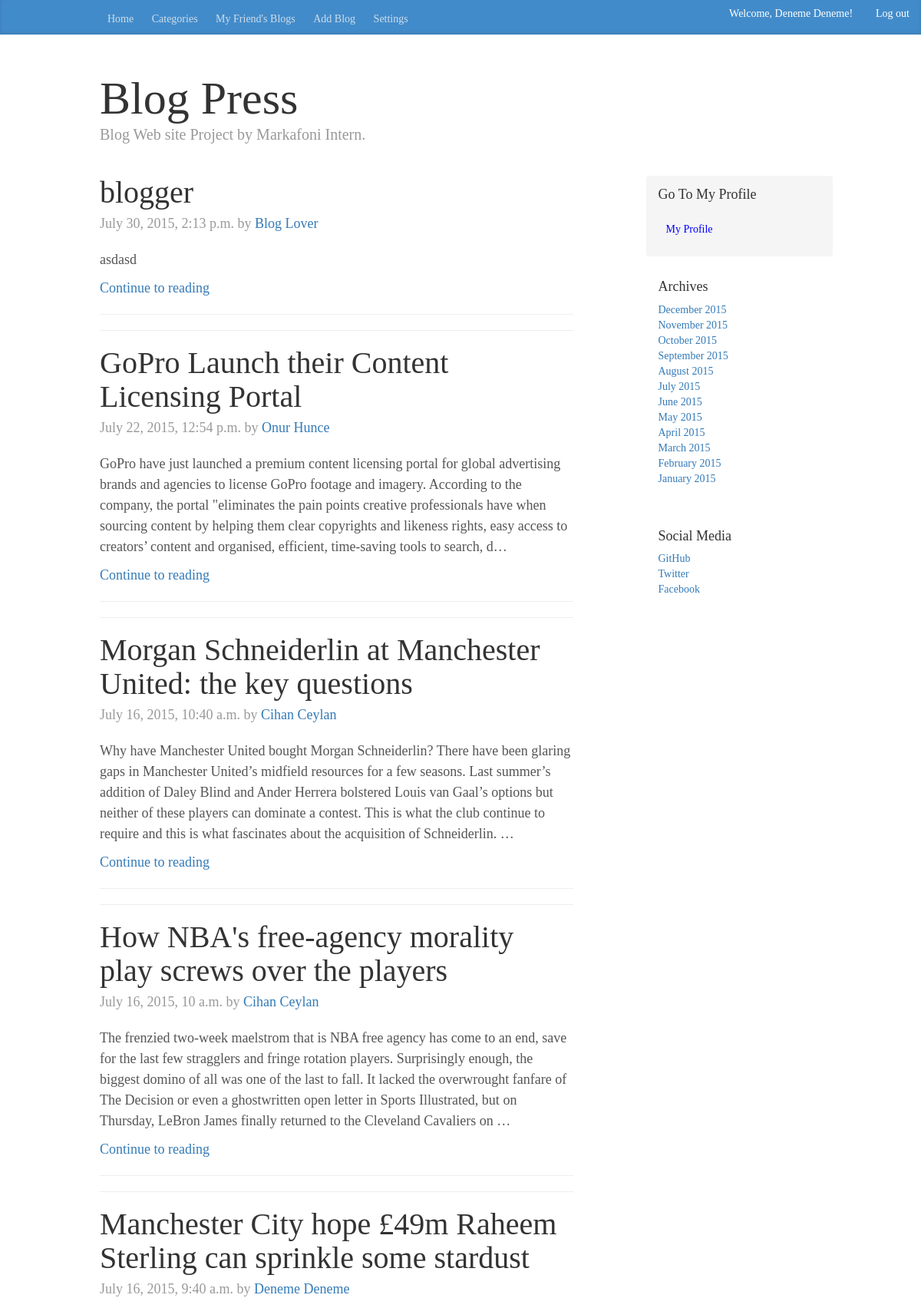
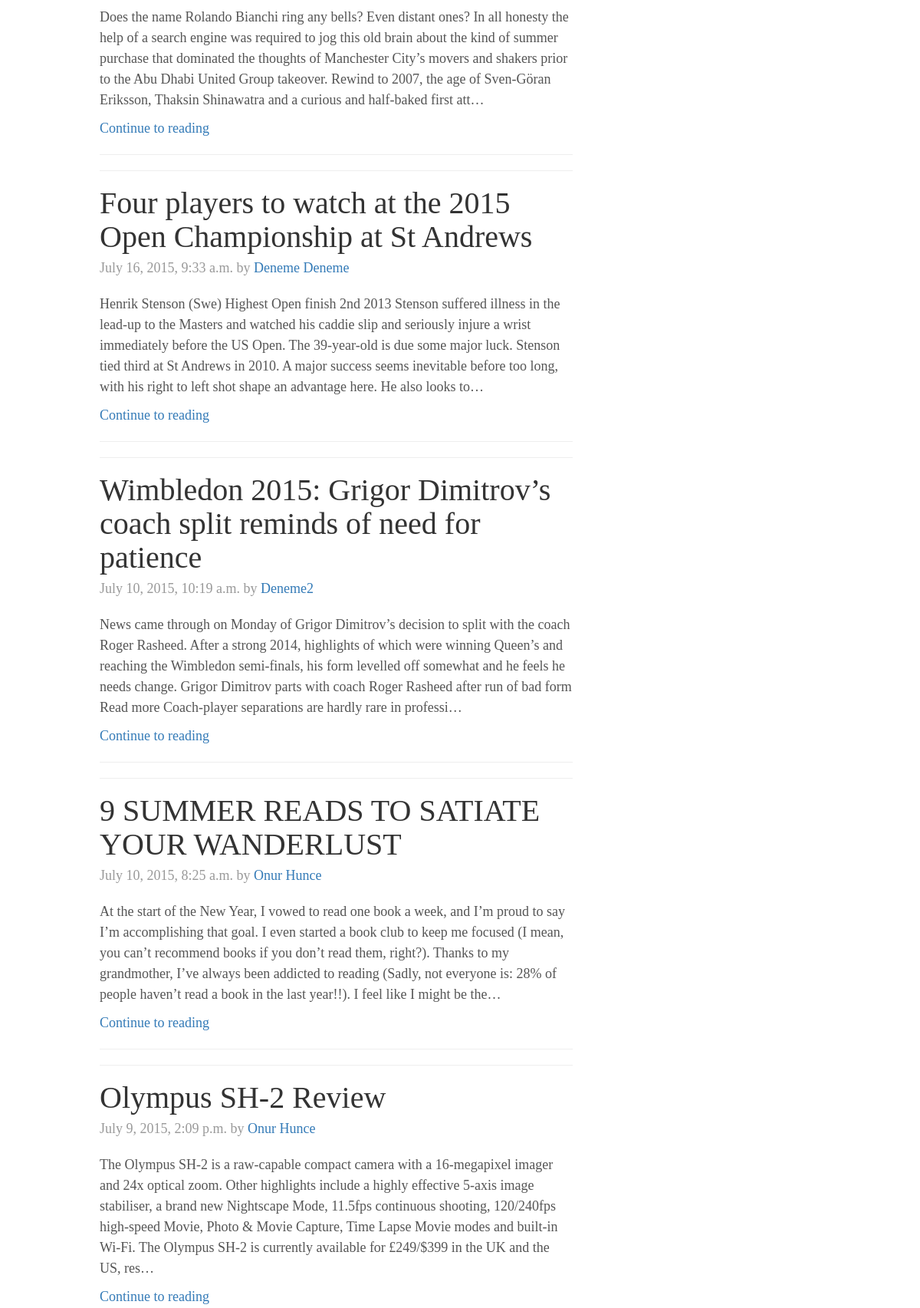
Screenshot of / (signed in, upper part) with the database file from the repository (2 pictures, top to bottom).
### BlogApp/models.py (models this page shows, shortened)
class UserProfile(models.Model):
    user = models.OneToOneField(User, unique=True)
    full_name = models.CharField(max_length=200)
    age = models.IntegerField(blank=True)
    location = models.CharField(max_length=300)
    slug_name = models.SlugField(blank=True)
    profile_pic = StdImageField(
        upload_to='images/profile', blank=True, variations={'thumbnail': (450, 300)})
    def __unicode__(self):
        return self.full_name

class Blog(models.Model):
    category_choices = (
        ('Music', 'Music'),
        ('Sport', 'Sport'),
        ('Fashion', 'Fashion'),
        ('Travel', 'Travel'),
        ('Cinema', 'Cinema'),
        ('Photography', 'Photography'),
        ('Food', 'Food'),
        ('Technology', 'Technology'),
        ('Health', 'Health'),
        ('Education', 'Education'),
        ('Politics', 'Politics'),
        ('Other', 'Other'),
    )
    title = models.CharField(max_length=100)
    body = models.TextField(max_length=2000)
    category = models.CharField(
        max_length=11, choices=category_choices, blank=True)
    publish_date = models.DateTimeField(
        'date published', default=datetime.datetime.now, blank=True,
        null=True)
    owner = models.ForeignKey(UserProfile)
    image = StdImageField(
        upload_to='images/', blank=True, null=True, variations={'thumbnail': (
        750, 400)})
    @staticmethod
    def get_all_blogs():
        return Blog.objects.order_by('-publish_date').select_related('owner')

### BlogApp/views.py (the view)
# urls.py: url(r'^$', views.index_page_with_all_posts, name="index"),
def index_page_with_all_posts(request):
    all_blogs = Blog.get_all_blogs()
    if request.user.is_authenticated():
        current_user = UserProfile.objects.get(user=request.user)
        return render(request, "BlogApp/index.html", {"all_blogs": all_blogs,
                                                      "username":
                                                          current_user})
    return render(request, "BlogApp/index.html", {"all_blogs": all_blogs})

### BlogApp/templatetags/blog_tags.py (called while the page is built)
@register.inclusion_tag("BlogApp/main.html")
def main():
	return {}

### BlogApp/templates/BlogApp/index.html (shortened to what this page needs)
<!DOCTYPE html>
<html>
<head>
</head>
  <body>
   {% load blog_tags %}
   {% if user.is_authenticated%}
    <a class="navbar-form navbar-right" href="/accounts/logout" style="color:white; padding-right:30px" class="button"> Log out </a>
    {%if username%}
    <p class="navbar-form navbar-right" style="color:white"> Welcome, {{username}}! </p>
{%endif%}
    {%endif%}
           {%main%}
    <div class="container">
      <div class="blog-header">
        <h1 class="blog-title">Blog Press</h1>
        <p class="lead blog-description">Blog Web site Project by Markafoni Intern.</p>
      </div>
      <div class="row">
        <div class="col-sm-8 blog-main">
          <div class="blog-post">
            {% for blogs in all_blogs %}
              <h2 class="blog-post-title">{{blogs.title}} </h2>
                <p class="blog-post-meta">{{blogs.publish_date}} by
                    <a href="/user/{{blogs.owner.slug_name}}/">{{blogs.owner}}</a>
                </p>
                <p>
                    {{blogs.body|truncatechars:400}}
                </p>
            <p>
              <a href="/blog/{{blogs.id}}"> Continue to reading </a>
            </p>
              <hr>
              <hr>
            {% endfor %}
          </div>
        </div>
        <div class="col-sm-3 col-sm-offset-1 blog-sidebar">
          <div class="sidebar-module sidebar-module-inset">
           {%if user.is_authenticated %}
            <h4>Go To My Profile</h4>
            <a class="blog-nav-item" style="color:blue" href="/user/{{username.slug_name}}">My Profile</a>
          </div>
           {%endif%}
          <div class="sidebar-module">
            <h4>Archives</h4>
            <ol class="list-unstyled">
              <li><a href="/2015/12">December 2015</a></li>
              <li><a href="/2015/11">November 2015</a></li>
              <li><a href="/2015/10">October 2015</a></li>
              <li><a href="/2015/9">September 2015</a></li>
              <li><a href="/2015/8">August 2015</a></li>
              <li><a href="/2015/7">July 2015</a></li>
              <li><a href="/2015/6">June 2015</a></li>
              <li><a href="/2015/5">May 2015</a></li>
              <li><a href="/2015/4">April 2015</a></li>
              <li><a href="/2015/3">March 2015</a></li>
              <li><a href="/2015/2">February 2015</a></li>
              <li><a href="/2015/1">January 2015</a></li>
            </ol>
          </div>
          <div class="sidebar-module">
            <h4>Social Media</h4>
            <ol class="list-unstyled">
              <li><a href="https://github.com/">GitHub</a></li>
              <li><a href="https://twitter.com/">Twitter</a></li>
              <li><a href="https://www.facebook.com/">Facebook</a></li>
            </ol>
          </div>
        </div>
      </div>
    </div>
  </body>
</html>

### BlogApp/static/BlogApp/css/blog.css (style rules this page uses)
body { font-family: Georgia, "Times New Roman", Times, serif; color: #555; }
h1, .h1, h2, .h2, h3, .h3, h4, .h4, h5, .h5, h6, .h6 { margin-top: 0; font-weight: normal; color: #333; }
@media (min-width: 1200px) { .container { width: 970px; } }
.blog-nav-item { position: relative; display: inline-block; padding: 10px; margin-top: 5px; font-weight: 500; color: #cdddeb; }
.blog-header { padding-top: 20px; padding-bottom: 20px; }
.blog-title { margin-top: 30px; margin-bottom: 0; font-size: 60px; font-weight: normal; }
.blog-description { font-size: 20px; color: #999; }
.blog-main { font-size: 18px; line-height: 1.5; }
.sidebar-module { padding: 15px; margin: 0 -15px 15px; }
.sidebar-module-inset { padding: 15px; background-color: #f5f5f5; border-radius: 4px; }
.blog-post { margin-bottom: 60px; }
.blog-post-title { margin-bottom: 5px; font-size: 40px; }
.blog-post-meta { margin-bottom: 20px; color: #999; }

### rows the page displays
UserProfile: full_name "Deneme Deneme"
Blog: title "blogger", publish_date "July 30, 2015, 2:13 p.m.", owner "Blog Lover", body "asdasd"
Blog: title "GoPro Launch their Content Licensing Portal", publish_date "July 22, 2015, 12:54 p.m.", owner "Onur Hunce", body "GoPro have just launched a premium content licensing portal for global advertising brands and agencies to license GoPro footage and imagery. According to the company, the portal \"eliminates the pain points creative professionals have when sourcing content by helping them clear copyrights and likeness rights, easy access to creators’ content and organised, efficient, time-saving tools to search, d…"
Blog: title "Morgan Schneiderlin at Manchester United: the key questions", publish_date "July 16, 2015, 10:40 a.m.", owner "Cihan Ceylan", body "Why have Manchester United bought Morgan Schneiderlin? There have been glaring gaps in Manchester United’s midfield resources for a few seasons. Last summer’s addition of Daley Blind and Ander Herrera bolstered Louis van Gaal’s options but neither of these players can dominate a contest. This is what the club continue to require and this is what fascinates about the acquisition of Schneiderlin. …"
Blog: title "How NBA's free-agency morality play screws over the players", publish_date "July 16, 2015, 10 a.m.", owner "Cihan Ceylan", body "The frenzied two-week maelstrom that is NBA free agency has come to an end, save for the last few stragglers and fringe rotation players. Surprisingly enough, the biggest domino of all was one of the last to fall. It lacked the overwrought fanfare of The Decision or even a ghostwritten open letter in Sports Illustrated, but on Thursday, LeBron James finally returned to the Cleveland Cavaliers on …"
Blog: title "Manchester City hope £49m Raheem Sterling can sprinkle some stardust", publish_date "July 16, 2015, 9:40 a.m.", owner "Deneme Deneme", body "Does the name Rolando Bianchi ring any bells? Even distant ones? In all honesty the help of a search engine was required to jog this old brain about the kind of summer purchase that dominated the thoughts of Manchester City’s movers and shakers prior to the Abu Dhabi United Group takeover. Rewind to 2007, the age of Sven-Göran Eriksson, Thaksin Shinawatra and a curious and half-baked first att…"
Blog: title "Four players to watch at the 2015 Open Championship at St Andrews", publish_date "July 16, 2015, 9:33 a.m.", owner "Deneme Deneme", body "Henrik Stenson (Swe) Highest Open finish 2nd 2013 Stenson suffered illness in the lead-up to the Masters and watched his caddie slip and seriously injure a wrist immediately before the US Open. The 39-year-old is due some major luck. Stenson tied third at St Andrews in 2010. A major success seems inevitable before too long, with his right to left shot shape an advantage here. He also looks to…"
Blog: title "Wimbledon 2015: Grigor Dimitrov’s coach split reminds of need for patience", publish_date "July 10, 2015, 10:19 a.m.", owner "Deneme2", body "News came through on Monday of Grigor Dimitrov’s decision to split with the coach Roger Rasheed. After a strong 2014, highlights of which were winning Queen’s and reaching the Wimbledon semi-finals, his form levelled off somewhat and he feels he needs change. Grigor Dimitrov parts with coach Roger Rasheed after run of bad form Read more Coach-player separations are hardly rare in professi…"
Blog: title "9 SUMMER READS TO SATIATE YOUR WANDERLUST", publish_date "July 10, 2015, 8:25 a.m.", owner "Onur Hunce", body "At the start of the New Year, I vowed to read one book a week, and I’m proud to say I’m accomplishing that goal. I even started a book club to keep me focused (I mean, you can’t recommend books if you don’t read them, right?). Thanks to my grandmother, I’ve always been addicted to reading (Sadly, not everyone is: 28% of people haven’t read a book in the last year!!). I feel like I might be the…"
Blog: title "Olympus SH-2 Review", publish_date "July 9, 2015, 2:09 p.m.", owner "Onur Hunce", body "The Olympus SH-2 is a raw-capable compact camera with a 16-megapixel imager and 24x optical zoom. Other highlights include a highly effective 5-axis image stabiliser, a brand new Nightscape Mode, 11.5fps continuous shooting, 120/240fps high-speed Movie, Photo & Movie Capture, Time Lapse Movie modes and built-in Wi-Fi. The Olympus SH-2 is currently available for £249/$399 in the UK and the US, res…"
